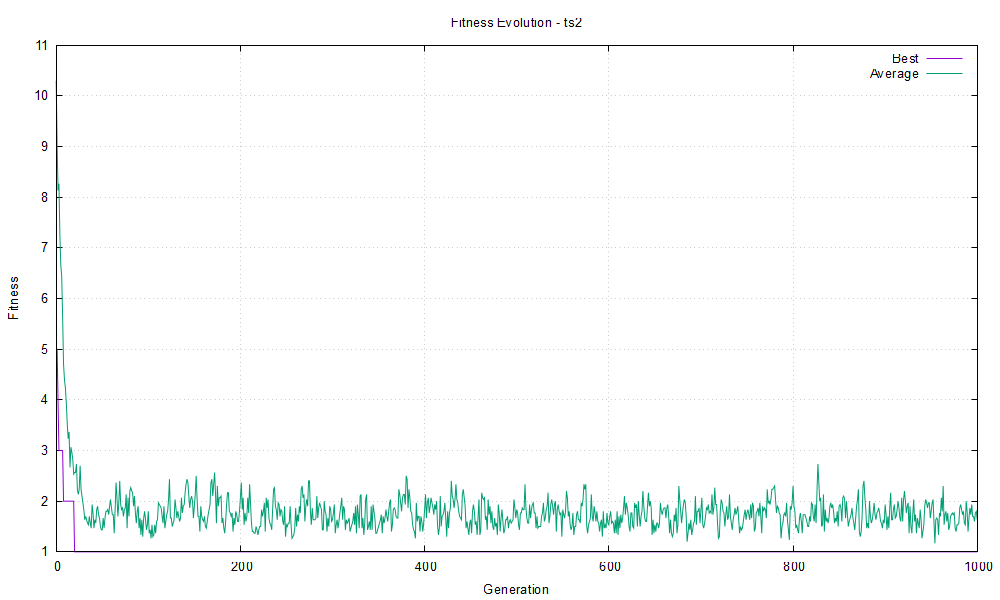

Reproduce this figure in gnuplot.
set terminal pngcairo size 1000,600 enhanced font 'Arial,10'
set output 'plot_ts2.png'
set title 'Fitness Evolution - ts2'
set xlabel 'Generation'
set ylabel 'Fitness'
set grid
plot 'fitness_ts2.txt' using 1:2 with lines title 'Best', \
     'fitness_ts2.txt' using 1:3 with lines title 'Average'
